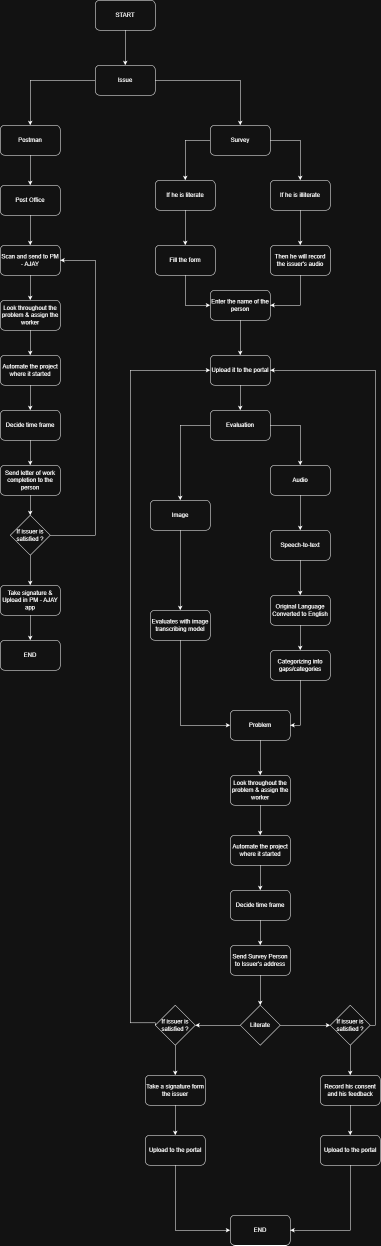
#> input picture Archi.drawio.png, 762 x 2491 px (shown at 1/2 size)
$ python -i verification.py   (imports and definitions only)
#> lines starting #> are read from the running program, lines starting #| are printed output that depends on the picture
import math


def haversine_m(lat1, lng1, lat2, lng2):
    """Distance in meters between two latitude/longitude points."""
    r = 6371000.0
    phi1 = math.radians(lat1)
    phi2 = math.radians(lat2)
    dphi = math.radians(lat2 - lat1)
    dlambda = math.radians(lng2 - lng1)
    a = (
        math.sin(dphi / 2) ** 2
        + math.cos(phi1) * math.cos(phi2) * math.sin(dlambda / 2) ** 2
    )
    c = 2 * math.atan2(math.sqrt(a), math.sqrt(1 - a))
    return r * c


def average_hash_64(image):
    """Return a lightweight 64-bit average hash for an image."""
    img = image.convert("L").resize((8, 8))
    pixels = list(img.getdata())
    avg = sum(pixels) / 64.0
    bits = 0
    for idx, px in enumerate(pixels):
        if px >= avg:
            bits |= 1 << idx
    return bits


def hamming_distance_64(a, b):
    return (a ^ b).bit_count()


def hash_image_file(file_obj):
    """Open and hash image files safely with bounded decode size."""
#> called with file_obj = '../../Archi.drawio.png'
    from PIL import Image, ImageFile

    ImageFile.LOAD_TRUNCATED_IMAGES = True
    if hasattr(file_obj, "seek"):
        file_obj.seek(0)
    with Image.open(file_obj) as img:
#> img is the input picture: PIL image 762x2491 RGBA; mean R, G, B, A 23, 23, 23, 255
        converted_img = img.convert("RGB")
        converted_img.thumbnail((1024, 1024))
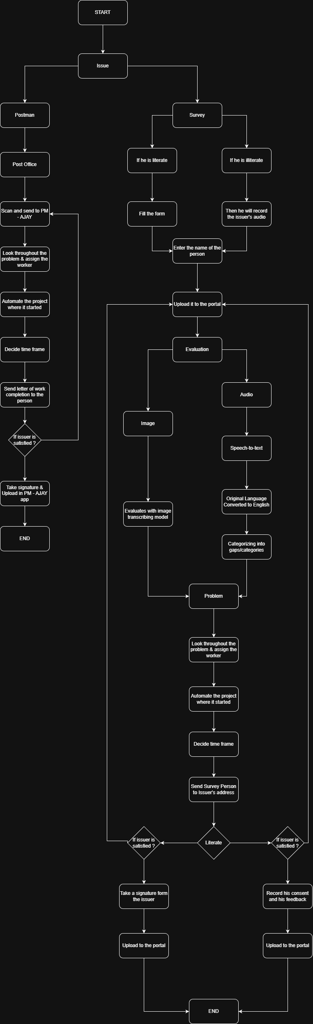
#> converted_img: PIL image 313x1024 RGB; mean R, G, B 23, 23, 23
        hashed = average_hash_64(converted_img)
#> in average_hash_64, `pixels = list(img.getdata())`: pixels = 64 values, max 39 at index 16, min 17 at index 40, mean 23
#> in average_hash_64, `avg = sum(pixels) / 64.0`: avg = 23
#> the loop in average_hash_64, `for idx, px in enumerate(pixels):` made 64 passes
#> (px, bits) on passes 3, 9, 10, 12, 13, 14, 15, 17, 18, 21, 22, 25: (23, 4), (34, 260), (23, 772), (24, 2820), (26, 6916), (25, 15108), (28, 31492), (39, 97028), (25, 228100), (26, 1276676), (28, 3373828), (37, 20151044)
#> bits on pass 64: 9847156221850909444
#> after the loop in average_hash_64, `for idx, px in enumerate(pixels):`: bits = 9847156221850909444
#> hashed = 9847156221850909444
    if hasattr(file_obj, "seek"):
        file_obj.seek(0)
    return hashed

>>> result = hash_image_file('../../Archi.drawio.png')
#> result = 9847156221850909444
